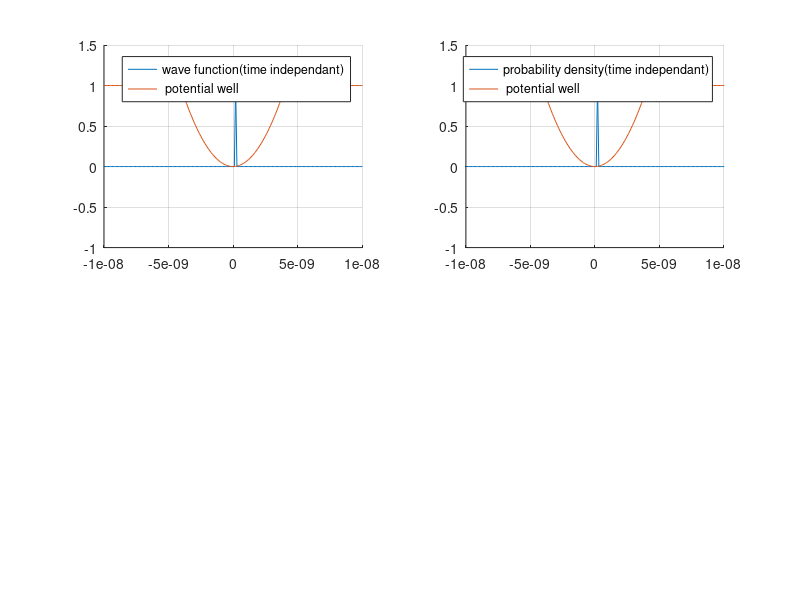

The MATLAB script that drew this image:
%%% SIMPLE POTENTIAL WELL 
%%% we will be using finite difference method for solving ordinary
%%% differential equations

clear all;
clc;

%%% asking for what energy state do you want
m = input("what energy state do you want?? \n");
%%% writing the constants first
m_e = 9.1e-31;
h = 6.626e-34/2*pi;
width = 4e-9; % width of quantum well
V_max = 1; % these units will be in eV
V_min = 0;
w = 1; % the oscillation of the quantum well

%%% Now we are gonna define the space by 
d = 0.1e-9;
z = -20e-9:d:20e-9;

%%%defining the potential over space... we are basically going to define a
%%%a scalar field
V = zeros(size(z));
V(z < -width ) = V_max;
V(z > width ) = V_max;
x = -width:d:width;
V(z < width & z > -width) = (x.^2)*6e16;
V1=V;
plot(z,V)
%%% we will be making the hamiltonian now
% first calculating the Kinetic energy 
[c y] = size(z);
K = eye(y,y)*(-2);
a=ones(y-1,1);
K = K + diag(a,1) + diag(a,-1);

%calculating the potential now

V = diag(V);

% Finally adding them both to make the Hamiltonin, we get

H = K*(d^2) + V;

%%% getting the eigen value and eigen vector for these values

[eig_vec , eig_val] =  eig(H); % here the eig value gives the value of energy eigen states
% and  eig_vec in different columns give value of the wave function at different places


subplot(2,2,1)
hold on
plot(z',eig_vec(:,m))
plot(z',V1)
legend('wave function(time independant)' ,' potential well' )
grid on
axis([-10e-9 10e-9 -1 1.5])

subplot(2,2,2)
hold on
plot(z',eig_vec(:,m).^2)
plot(z',V1)
legend('probability density(time independant)' ,' potential well' )
grid on
axis([-10e-9 10e-9 -1 1.5])

